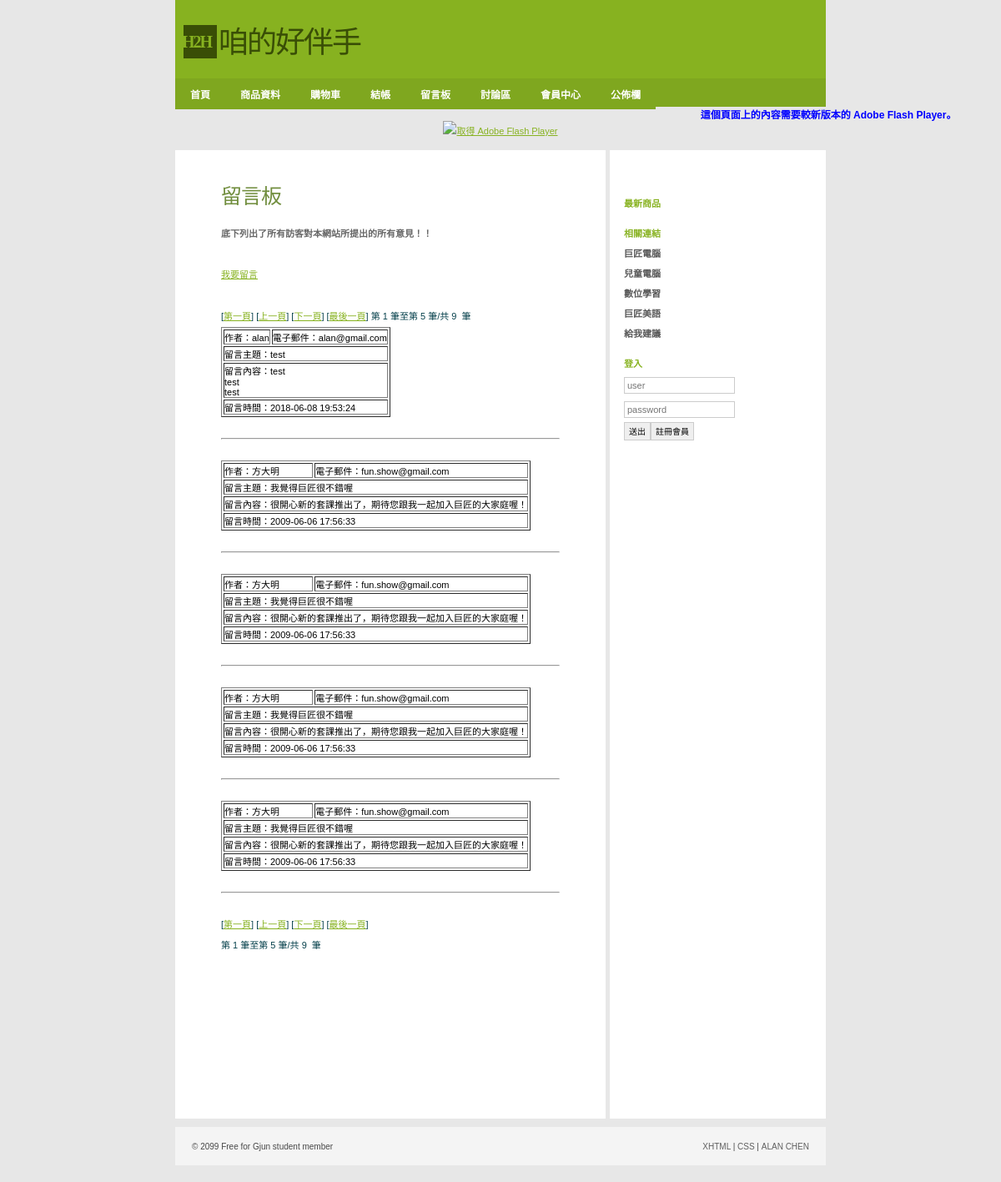
Page /Shop/guestBook.php on the committed database.
### tables this page shows
CREATE TABLE `guestbook` (
  `serial` int(11) NOT NULL,
  `name` varchar(100) NOT NULL,
  `email` varchar(100) DEFAULT NULL,
  `subject` varchar(255) NOT NULL,
  `memo` text NOT NULL,
  `date` datetime DEFAULT NULL
);

### Shop/guestBook.php (the view, shortened to what this page needs)
<?php require_once('../Connections/shop.php'); ?>
<?php
$maxRows_Recordset1 = 5;
$pageNum_Recordset1 = 0;
$startRow_Recordset1 = $pageNum_Recordset1 * $maxRows_Recordset1;
$query_Recordset1 = "SELECT * FROM guestbook ORDER BY `date` DESC";
$query_limit_Recordset1 = sprintf("%s LIMIT %d, %d", $query_Recordset1, $startRow_Recordset1, $maxRows_Recordset1);
$Recordset1 = mysql_query($query_limit_Recordset1, $shop) or die(mysql_error());
$row_Recordset1 = mysql_fetch_assoc($Recordset1);
if (isset($_GET['totalRows_Recordset1'])) {
  $totalRows_Recordset1 = $_GET['totalRows_Recordset1'];
} else {
  $all_Recordset1 = mysql_query($query_Recordset1);
  $totalRows_Recordset1 = mysql_num_rows($all_Recordset1);
}
$totalPages_Recordset1 = ceil($totalRows_Recordset1/$maxRows_Recordset1)-1;
?>
<!DOCTYPE html PUBLIC "-//W3C//DTD XHTML 1.0 Strict//EN"
"http://www.w3.org/TR/xhtml1/DTD/xhtml1-strict.dtd">
<html xmlns="http://www.w3.org/1999/xhtml">
<head>
<link rel="stylesheet" href="../css/styles.css" media="all" type="text/css" />
</head>
<body>
  <div id="header">
      <div class="subContainer">
            <div id="logo">
            <div id="box">H2H</div>
            <p>咱的好伴手</p>
            </div>
    </div>
</div>
<div id="navigation">
	<ul id="sddm">
        <li><a href="index.php">首頁</a></li>
        <li><a href="product.php">商品資料</a></li>
        <li><a href="cart.php">購物車</a></li>
        <li><a href="checkOut.php">結帳</a></li>
        <li><a href="guestBook.php">留言板</a></li>
        <li><a href="titleView.php">討論區</a></li>
	    <li><a href="#"
        onmouseover="mopen('m1')"
        onmouseout="mclosetime()">會員中心</a>
    	</li>
	    <li><a href="#"
        onmouseover="mopen('m2')"
        onmouseout="mclosetime()">公佈欄</a>
    	</li>
		</ul>
</div>
<object id="FlashID" classid="clsid:D27CDB6E-AE6D-11cf-96B8-444553540000" width="780" height="120">
    <object type="application/x-shockwave-flash" data="../Scripts/pic.swf" width="780" height="120">
      <div>
        <h4>這個頁面上的內容需要較新版本的 Adobe Flash Player。</h4>
        <p><a href="http://www.adobe.com/go/getflashplayer"><img src="http://www.adobe.com/images/shared/download_buttons/get_flash_player.gif" alt="取得 Adobe Flash Player" width="112" height="33" /></a></p>
      </div>
    </object>
  </object>
<div id="container">
  <div id="primaryContent">
    <h2>留言板</h2>
	<h3>底下列出了所有訪客對本網站所提出的所有意見！！</h3>
    <p>&nbsp;</p>
    <p><a href="guestForm.php">我要留言</a></p>
    <p>&nbsp;</p>
    <p>
    	 [<a href="<?php printf("%s?pageNum_Recordset1=%d%s", $currentPage, 0, $queryString_Recordset1); ?>">第一頁</a>]
        [<a href="<?php printf("%s?pageNum_Recordset1=%d%s", $currentPage, max(0, $pageNum_Recordset1 - 1), $queryString_Recordset1); ?>">上一頁</a>]
        [<a href="<?php printf("%s?pageNum_Recordset1=%d%s", $currentPage, min($totalPages_Recordset1, $pageNum_Recordset1 + 1), $queryString_Recordset1); ?>">下一頁</a>]
        [<a href="<?php printf("%s?pageNum_Recordset1=%d%s", $currentPage, $totalPages_Recordset1, $queryString_Recordset1); ?>">最後一頁</a>]
    	第 <?php echo ($startRow_Recordset1 + 1) ?> 筆至第 <?php echo min($startRow_Recordset1 + $maxRows_Recordset1, $totalRows_Recordset1) ?> 筆/共 <?php echo $totalRows_Recordset1 ?>  筆
    </p>
    <?php do { ?>
      <table border="1">
        <tr>
          <td>作者：<?php echo $row_Recordset1['name']; ?></td>
          <td>電子郵件：<?php echo $row_Recordset1['email']; ?></td>
          </tr>
        <tr>
          <td colspan="2">留言主題：<?php echo $row_Recordset1['subject']; ?></td>
          </tr>
        <tr>
          <td colspan="2">留言內容：<?php echo nl2br($row_Recordset1['memo']); ?></td>
          </tr>
        <tr>
          <td colspan="2">留言時間：<?php echo $row_Recordset1['date']; ?></td>
          </tr>
      </table>
      <p>&nbsp;</p>
      <hr>
      <p>&nbsp;</p>
      <?php } while ($row_Recordset1 = mysql_fetch_assoc($Recordset1)); ?>
    <p>
    	 [<a href="<?php printf("%s?pageNum_Recordset1=%d%s", $currentPage, 0, $queryString_Recordset1); ?>">第一頁</a>]
        [<a href="<?php printf("%s?pageNum_Recordset1=%d%s", $currentPage, max(0, $pageNum_Recordset1 - 1), $queryString_Recordset1); ?>">上一頁</a>]
        [<a href="<?php printf("%s?pageNum_Recordset1=%d%s", $currentPage, min($totalPages_Recordset1, $pageNum_Recordset1 + 1), $queryString_Recordset1); ?>">下一頁</a>]
        [<a href="<?php printf("%s?pageNum_Recordset1=%d%s", $currentPage, $totalPages_Recordset1, $queryString_Recordset1); ?>">最後一頁</a>]
    </p>
    <p>
    	第 <?php echo ($startRow_Recordset1 + 1) ?> 筆至第 <?php echo min($startRow_Recordset1 + $maxRows_Recordset1, $totalRows_Recordset1) ?> 筆/共 <?php echo $totalRows_Recordset1 ?>  筆
    </p>
    <p>&nbsp;</p>
    <p>&nbsp;</p>
    <p>&nbsp;</p>
    <p>&nbsp;</p>
    <p>&nbsp;</p>
    <p>&nbsp;</p>
    <p>&nbsp;</p>
  </div>
  <div id="secondaryContent">
    <p>&nbsp;</p>
    <h3>最新商品</h3>
    <h3>相關連結</h3>
    <ul class="links">
      <li><a href="http://www.pcschool.com.tw/">巨匠電腦</a></li>
      <li><a href="http://kid.pcschool.com.tw/">兒童電腦</a></li>
      <li><a href="http://www.soeasyedu.com.tw/">數位學習</a></li>
      <li><a href="http://www.soeasyedu.com.tw/">巨匠美語</a></li>
      <li><a href="http://www.off.com.tw/weiblog">給我建議</a>
    </ul>
    <?php if(!isset($_SESSION['MM_Username'])){?>
    <h3>登入</h3>
    <form action="loginCheck.php" method="post">
      <p>
        <input value="" name="user" placeholder="user" />
      </p>
      <p>
        <input name="password" type="password" value="" placeholder="password" />
      </p>
        <button type="submit">送出</button><button>註冊會員</button>
    </form>
    <?php }?>
  </div>
        <br class="clear" />
</div>
    <div id="footer">
        <ul>
            <li id="copyright">&copy; 2099 Free for Gjun student member</li>
            <li id="links">
                <ul>
                    <li><a href="#">XHTML</a> |</li>
                    <li><a href="#">CSS</a> |</li>
                    <li><a href="http://gjun.tw">ALAN CHEN</a></li>
                </ul>
            </li>
        </ul>
    </div>
</body>
</html>

### css/styles.css (style rules this page uses)
* { margin:0; padding:0; font-family:Verdana, Arial, Helvetica, sans-serif; }
body, html { margin:0; padding:0; background:#e7e7e7; text-align:center; margin-bottom:10px; }
h2 { font-family:'Georgia'; font-size:25px; letter-spacing:-1px; margin-top:15px; margin-bottom:20px; font-weight:normal; color:#718e3e; }
h3 { font-size:11px; font-weight:bold; color:#666; margin:5px 0; }
h4 { font-size:12px; color:#00F; }
p { color:#043f4a; font-size:11px; line-height:25px; }
a { color:#87B220; text-decoration:underline; }
#container { width:780px; margin:10px auto; padding:0; background:#fff; text-align:left; }
#logo { margin:0; padding:0px; }
#logo #box { float:left; clear:none; height:40px; width:40px; margin:0 0 0 10px; padding:0px; background:#394E06; color:#87B220; font-family:Georgia, "Times New Roman", Times, serif; font-weight:bold; font-size:20px; line-height:40px; letter-spacing:-2px; text-indent:-2px; }
#logo p { float:left; clear:none; height:40px; width:260px; margin:0; padding:0; color:#394E06; font-family:Georgia, "Times New Roman", Times, serif; font-weight:normal; font-size:36px; text-indent:2px; line-height:43px; letter-spacing:-2px; font-style: normal; }
.subContainer, #navigation ul { width:780px; margin:0 auto; }
#header { text-align:left; margin:0 auto; padding:30px 0 0 0px; height:64px; background:#87b220; width: 780px; }
#navigation { margin:0 auto; padding:0; background:#7fa71f; height:34px; width: 780px; list-style:none; }
#navigation li { float:left; clear:none; list-style:none; }
#navigation li a { color:#fff; display:block; font-size:12px; text-decoration:none; font-weight:bold; padding:10px 18px; }
input { background-color: #FFF; color: #999999; border: 1px solid #CCC; font-size: 11px; padding: 3px; width:125px; }
button { background-color:#EFEFEF; line-height:13px; color: #000; border: 1px solid #CCC; font-size: 10px; height:22px; margin: 0; padding: 0 5px; }
form p { padding:2px 0; }
img { border:0; }
#primaryContent { width:406px; padding:20px 55px; border-right:5px solid #e7e7e7; font-size:11px; float:left; clear:none; }
#secondaryContent { width:228px; padding:10px 14px; font-size:11px; float:right; clear:none; }
#secondaryContent h3 { color:#87b220; margin-top:20px; }
#secondaryContent ul { list-style:none; }
#secondaryContent li { list-style:none; padding-left:20px; margin:8px 0; background:url('../images/tiny_bullet.png') left bottom no-repeat; }
#secondaryContent li a { color:#575757; font-weight:bold; text-decoration:none; }
#secondaryContent .links li { padding-left:0px; margin:8px 0; background:none; }
#footer { margin:0 auto; margin-bottom:10px; height:10px; padding:18px 20px; clear:both; width:740px; text-align:left; font-size:10px; color:#484848; background:#f4f4f4; }
#footer ul { list-style:none; }
#footer li { list-style:none; display:inline; }
#footer #copyright { float:left; clear:none; }
#footer #links { float:right; clear:none; }
#footer a { color:#606060; text-decoration:none; }
#sddm { margin:0 auto; padding:0; background:#7fa71f; height:34px; width: 780px; list-style:none; }
#sddm li { float:left; clear:none; list-style:none; }
#sddm li a { color:#fff; background:#7fa71f; display:block; font-size:12px; text-decoration:none; font-weight:bold; padding:10px 18px; }
#sddm a { background:url('../images/nav_bg.gif'); }

### rows in the picture
guestbook: name "alan", email "alan@gmail.com", subject "test", memo "test test test", date "2018-06-08 19:53:24"
guestbook: name "方大明", email "fun.show@gmail.com", subject "我覺得巨匠很不錯喔", memo "很開心新的套課推出了，期待您跟我一起加入巨匠的大家庭喔！", date "2009-06-06 17:56:33"
guestbook: name "方大明", email "fun.show@gmail.com", subject "我覺得巨匠很不錯喔", memo "很開心新的套課推出了，期待您跟我一起加入巨匠的大家庭喔！", date "2009-06-06 17:56:33"
guestbook: name "方大明", email "fun.show@gmail.com", subject "我覺得巨匠很不錯喔", memo "很開心新的套課推出了，期待您跟我一起加入巨匠的大家庭喔！", date "2009-06-06 17:56:33"
guestbook: name "方大明", email "fun.show@gmail.com", subject "我覺得巨匠很不錯喔", memo "很開心新的套課推出了，期待您跟我一起加入巨匠的大家庭喔！", date "2009-06-06 17:56:33"

### other values in the picture
$startRow_Recordset1 + 1 "1"
min($startRow_Recordset1 + $maxRows_Recordset1, $totalRows_Recordset1) "5"
$totalRows_Recordset1 "9"
